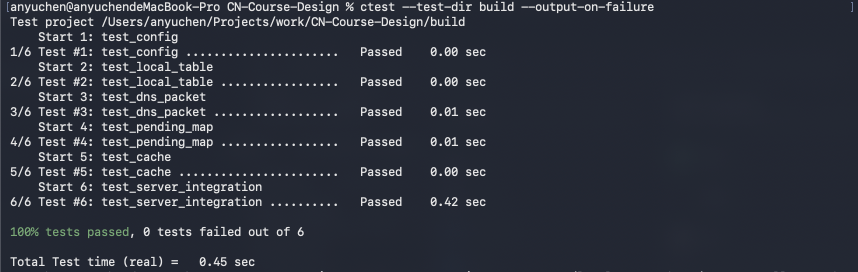
#> input picture report_assets/local_screenshots/01_ctest_all_passed.png, 1716 x 544 px (shown at 1/2 size)
$ python render_docx_assets.py
#> lines starting #> are read from the running program, lines starting #| are printed output that depends on the picture
#!/usr/bin/env python3
import subprocess
import tempfile
from pathlib import Path

from PIL import Image


ROOT = Path(__file__).resolve().parents[1]
ASSETS = ROOT / "report_assets"
OUTPUT_WIDTH = 2400
FLOW_BG = (248, 250, 252)

SCREENSHOT_SPECS = [
    ("local_screenshots/01_ctest_all_passed.png", "screenshot_ctest.svg.png", 2.528),
    ("local_screenshots/03_dig_local_test1.png", "screenshot_local_a.svg.png", 5.291),
    ("local_screenshots/04_dig_blocked_nxdomain.png", "screenshot_blocked.svg.png", 1.667),
    ("local_screenshots/05_dig_relay_cache.png", "screenshot_relay_cache.svg.png", 3.116),
    ("local_screenshots/02_dnsrelay_server_log.png", "screenshot_server_log.svg.png", 2.420),
]

FLOW_SPECS = [
    ("flow_architecture.svg", "flow_architecture.svg.png", 2.741),
    ("flow_client.svg", "flow_client.svg.png", 2.741),
    ("flow_upstream.svg", "flow_upstream.svg.png", 3.033),
]


def target_size(ratio):
    return OUTPUT_WIDTH, max(1, round(OUTPUT_WIDTH / ratio))


def sample_background(image):
    rgb = image.convert("RGB")
    box = max(4, min(rgb.width, rgb.height) // 20)
#> box = 27
    total_r = 0
    total_g = 0
    total_b = 0
    total_count = 0
    corners = [
        (0, 0),
        (rgb.width - box, 0),
        (0, rgb.height - box),
        (rgb.width - box, rgb.height - box),
    ]
    for x0, y0 in corners:
        crop = rgb.crop((x0, y0, x0 + box, y0 + box))
        pixels = crop.load()
        for x in range(crop.width):
            for y in range(crop.height):
                r, g, b = pixels[x, y]
                total_r += r
                total_g += g
                total_b += b
                total_count += 1
#> this loop made 4 passes
#> pass 1, in sample_background, `crop = rgb.crop((x0, y0, x0 + box, y0 + box))`:
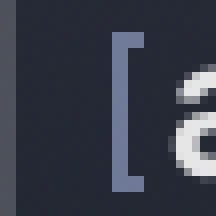
#> crop: PIL image 27x27 RGB (shown 8 times larger); mean R, G, B 55.3, 60, 71.5
#> pass 2, in sample_background, `crop = rgb.crop((x0, y0, x0 + box, y0 + box))`:
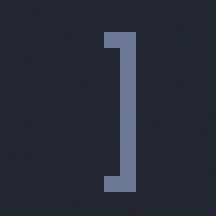
#> crop: PIL image 27x27 RGB (shown 8 times larger); mean R, G, B 38.7, 43.6, 56
#> pass 3, in sample_background, `crop = rgb.crop((x0, y0, x0 + box, y0 + box))`:
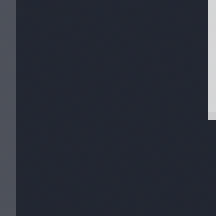
#> crop: PIL image 27x27 RGB (shown 8 times larger); mean R, G, B 41, 45.3, 56.1
#> after the loop, total_b = 170971; total_count = 2916; total_g = 137450; total_r = 123975
#> in render_screenshots, `background = sample_background(Image.open(source_path))`: background = (42, 47, 58)
    return (
        total_r // total_count,
        total_g // total_count,
        total_b // total_count,
    )


def contain_on_canvas(source_path, dest_path, ratio, background):
#> called with ratio = 2.53, background = (42, 47, 58)
    image = Image.open(source_path).convert("RGBA")
#> image is the input picture: PIL image 1716x544 RGBA; mean R, G, B, A 44.9, 49.2, 59.8, 255
    target_w, target_h = target_size(ratio)
    scale = min(target_w / image.width, target_h / image.height)
#> scale = 1.4
    resized = image.resize(
        (max(1, round(image.width * scale)), max(1, round(image.height * scale))),
        Image.Resampling.LANCZOS,
    )
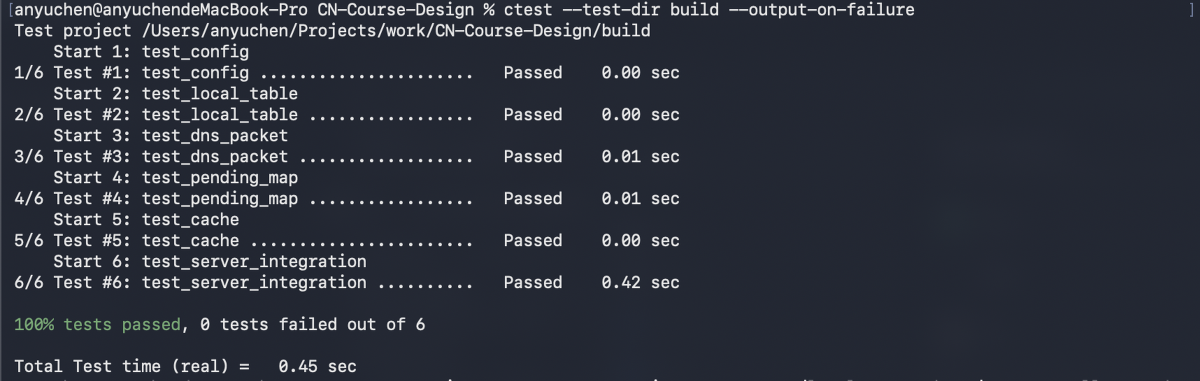
#> resized: PIL image 2400x761 RGBA (shown at 1/2 size); mean R, G, B, A 44.9, 49.2, 59.8, 255
    canvas = Image.new("RGBA", (target_w, target_h), background + (255,))
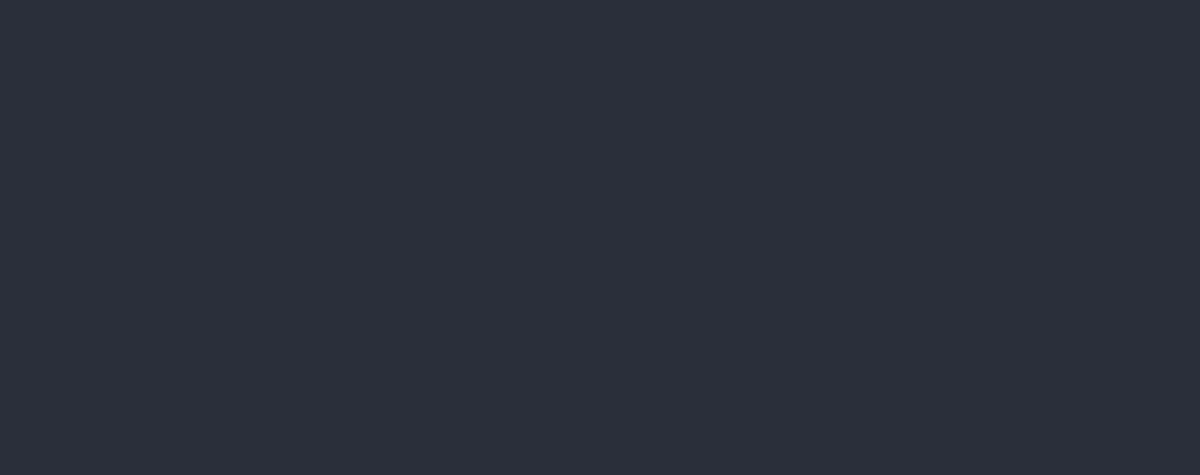
#> canvas: PIL image 2400x949 RGBA (shown at 1/2 size); mean R, G, B, A 42, 47, 58, 255
    offset = ((target_w - resized.width) // 2, (target_h - resized.height) // 2)
#> offset = (0, 94)
    canvas.alpha_composite(resized, offset)
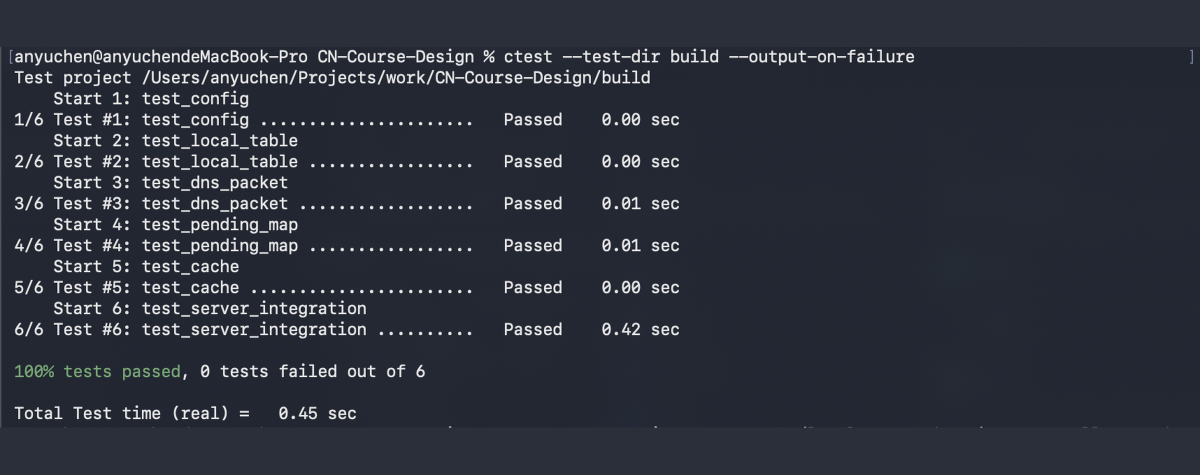
#> canvas: PIL image 2400x949 RGBA (shown at 1/2 size); mean R, G, B, A 44.3, 48.8, 59.4, 255
    canvas.convert("RGB").save(dest_path, optimize=True)


def render_svg_temp(svg_path):
    with tempfile.NamedTemporaryFile(suffix=".png", delete=False) as handle:
        temp_png = Path(handle.name)
    try:
        subprocess.run(
            ["rsvg-convert", "-w", "2200", "-o", str(temp_png), str(svg_path)],
            cwd=str(ROOT),
            check=True,
            stdout=subprocess.PIPE,
            stderr=subprocess.PIPE,
            text=True,
        )
        return temp_png
    except Exception:
        temp_png.unlink(missing_ok=True)
        raise


def render_screenshots():
    for source_name, output_name, ratio in SCREENSHOT_SPECS:
        source_path = ASSETS / source_name
        output_path = ASSETS / output_name
        background = sample_background(Image.open(source_path))
        contain_on_canvas(source_path, output_path, ratio, background)
#> pass 2 of the loop in render_screenshots, `for source_name, output_name, ratio in SCREENSHOT_SPECS:`:
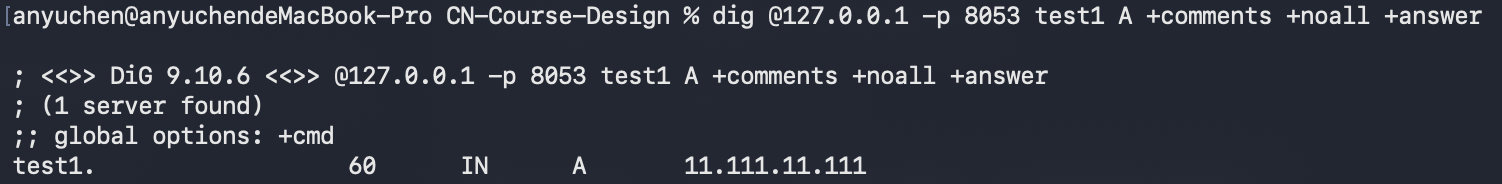
#> input picture report_assets/local_screenshots/03_dig_local_test1.png, 1502 x 184 px
#> rgb: PIL image 1502x184 RGB
#> background = (35, 40, 52)
#> in contain_on_canvas, image is the input picture: PIL image 1502x184 RGBA; mean R, G, B, A 47, 51.2, 61.6, 255
#> in contain_on_canvas (call 2), `resized = image.resize( (max(1, round(image.width * scale)), max(1, ro..`:
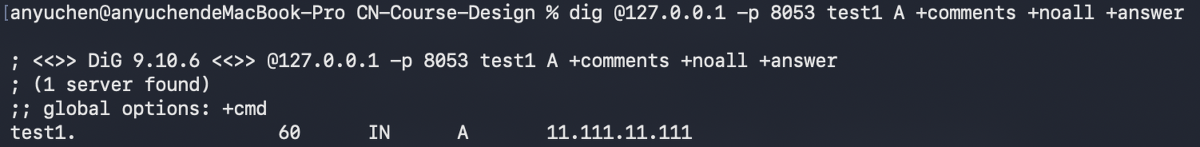
#> resized: PIL image 2400x294 RGBA (shown at 1/2 size); mean R, G, B, A 47, 51.2, 61.6, 255
#> in contain_on_canvas (call 2), `canvas.alpha_composite(resized, offset)`:
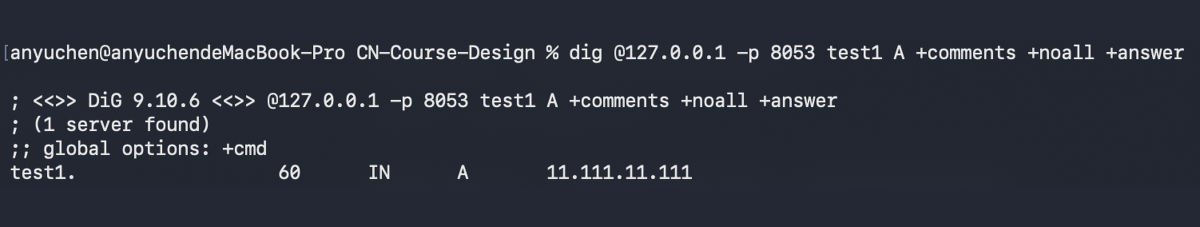
#> canvas: PIL image 2400x454 RGBA (shown at 1/2 size); mean R, G, B, A 42.8, 47.2, 58.2, 255
#> pass 3 of the loop in render_screenshots, `for source_name, output_name, ratio in SCREENSHOT_SPECS:`:
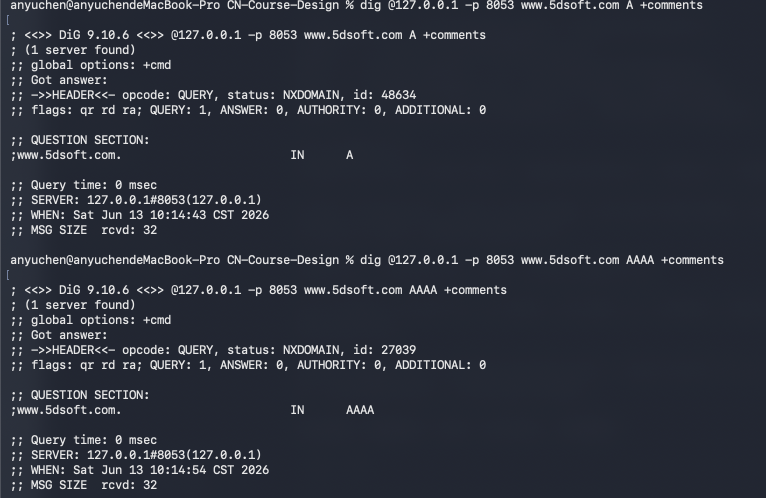
#> input picture report_assets/local_screenshots/04_dig_blocked_nxdomain.png, 1532 x 996 px (shown at 1/2 size)
#> rgb: PIL image 1532x996 RGB
#> the loop in sample_background (call 3), `for x0, y0 in corners:` made 4 passes
#> pass 3, in sample_background (call 3), `crop = rgb.crop((x0, y0, x0 + box, y0 + box))`:
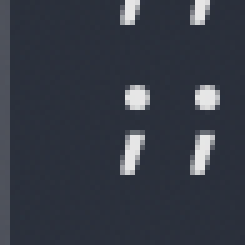
#> crop: PIL image 49x49 RGB (shown 5 times larger); mean R, G, B 53, 58, 68.7
#> after the loop in sample_background (call 3), `for x0, y0 in corners:`: total_b = 581994; total_count = 9604; total_g = 476839; total_r = 431247
#> background = (44, 49, 60)
#> in contain_on_canvas, image is the input picture: PIL image 1532x996 RGBA; mean R, G, B, A 44.5, 48.8, 59.4, 255
#> resized: PIL image 2215x1440 RGBA
#> in contain_on_canvas (call 3), `canvas.alpha_composite(resized, offset)`:
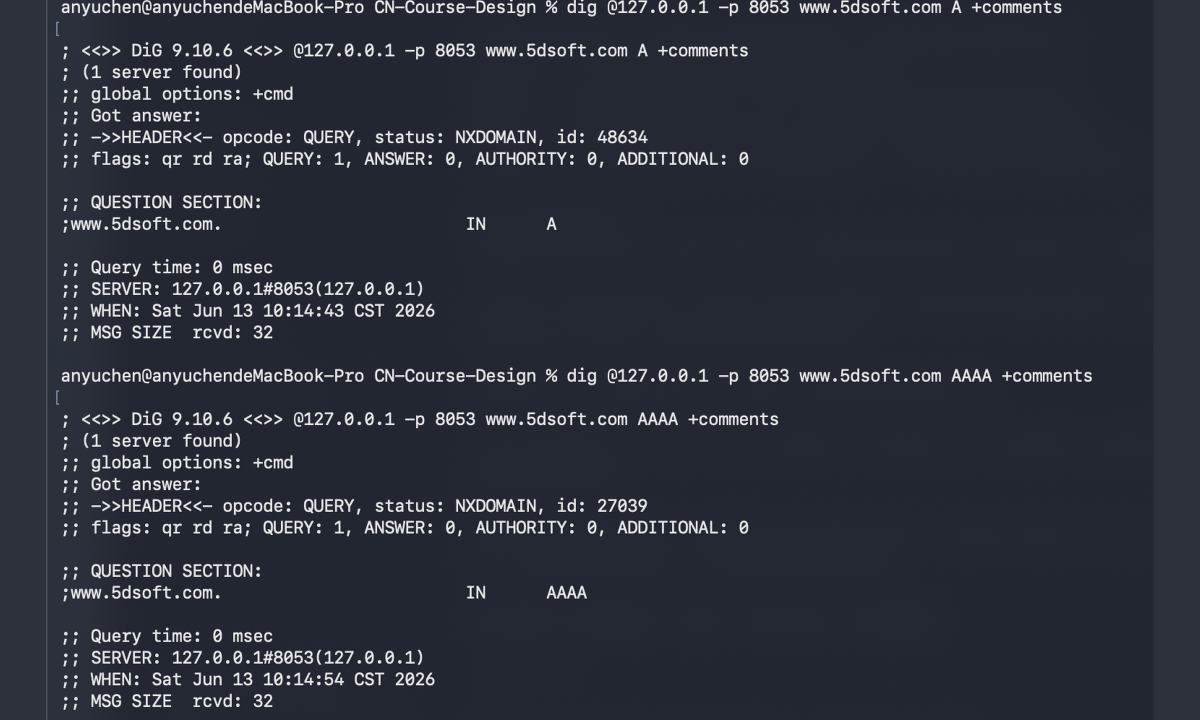
#> canvas: PIL image 2400x1440 RGBA (shown at 1/2 size); mean R, G, B, A 44.4, 48.8, 59.4, 255
#> the loop made 4 passes; the first 3 are shown


def render_flows():
    for svg_name, output_name, ratio in FLOW_SPECS:
        svg_path = ASSETS / svg_name
        output_path = ASSETS / output_name
        temp_png = render_svg_temp(svg_path)
        try:
            contain_on_canvas(temp_png, output_path, ratio, FLOW_BG)
        finally:
            temp_png.unlink(missing_ok=True)


def main():
    render_screenshots()
    render_flows()


if __name__ == "__main__":
#> (the run stopped early here; a loop or call above may not have finished)
